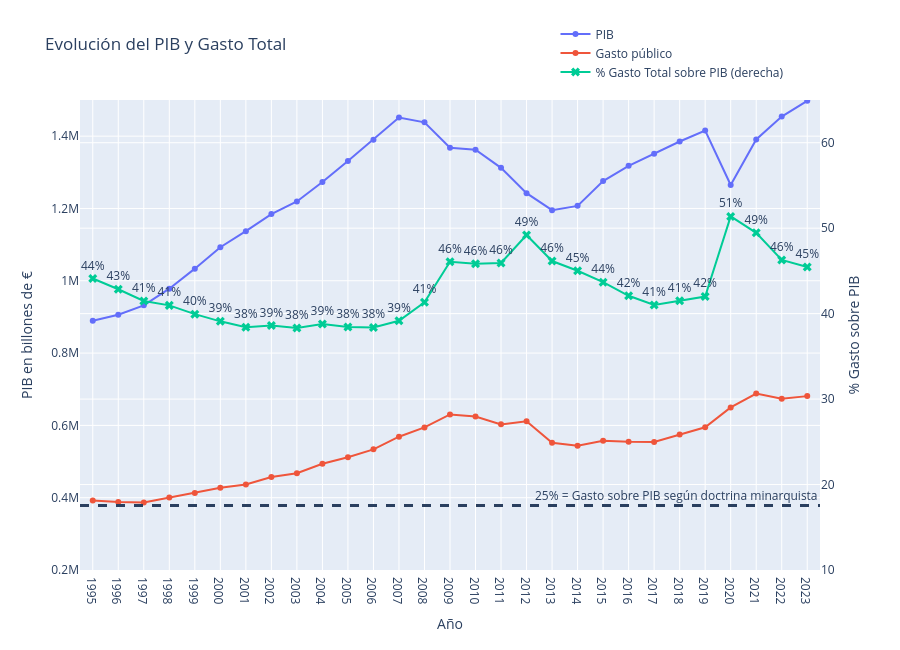

Write notebook code for a chart like this one.
### Markdown cell above
## 1.4 PIB vs Gasto anual

### Code cell
### DATOS ###
# datos PIB agrupados por año
pib_anual = (valores_macro[["pib (MM € 2023)"]]).reset_index()

# gastos totales agrupados por año
gastos_totales = gastos_2023.groupby("Año").agg({"Millones Euros 2023":"sum"}).round(0).reset_index()

# % gasto sobre PIB
porcent_gastos_pib = gastos_2023.groupby("Año").agg({"% PIB 2023":"sum"}).reset_index()

### GRAFICOS ###
fig = go.Figure()
# PIB anual actualizado a 2023
fig.add_trace(go.Scatter(
    x=pib_anual["Año"],
    y=pib_anual["pib (MM € 2023)"],
    mode="lines+markers",
    name="PIB"
))
# Gasto anual actualizado a 2023
fig.add_trace(go.Scatter(
    x=gastos_totales["Año"],
    y=gastos_totales["Millones Euros 2023"],
    mode="lines+markers",
    name="Gasto público"
))
# % gasto sobre PIB
fig.add_trace(go.Scatter(
    x=porcent_gastos_pib["Año"],
    y=porcent_gastos_pib["% PIB 2023"]*100,
    mode="lines+markers+text",
    marker=dict(
        symbol="x",
        size=8),   
    textposition="top center",
    text=porcent_gastos_pib["% PIB 2023"]*100,
    texttemplate="%{text:.0f}%",
    name="% Gasto Total sobre PIB (derecha)",
    yaxis="y2"
))
# Línea horizontal 1
min_porc_pib = int(gastos_totales["Millones Euros 2023"][gastos_totales["Año"]==2023])*25/45
fig.add_hline(
    y=min_porc_pib,
    line_dash="dash",
    line_width=3,
    annotation_text="25% = Gasto sobre PIB según doctrina minarquista",
    annotation_position="top right"
)

# Configuración del layout para eje secundario
fig.update_layout(
    title="Evolución del PIB y Gasto Total",
    height=650,
    xaxis=dict(
        title="Año",
        dtick=1,                        # muestra cada dato unico, fuerza a
        tickfont=dict(size=12),
        range = [1994.5, 2023.5]),
    yaxis=dict(
        title="PIB en billones de €",
        range = [200*1000, 1500*1000],),
    yaxis2=dict(
        title="% Gasto sobre PIB",
        range = [10, 65],
        overlaying="y",
        side="right", 
        ),
    legend=dict(
        x=.8,
        y=1.1,
        xanchor="center",    #que punto de referencia se toma para el objeto visual
        yanchor="middle")
)
fig.show()

### Figure 1 — Plotly figure (JSON) as saved in the notebook; plotly's stock layout.template omitted (floating-point values rounded to 4 significant figures)
{"data": [{"mode": "lines+markers", "name": "PIB", "type": "scatter", "x": [1995, 1996, 1997, 1998, 1999, 2000, 2001, 2002, 2003, 2004, 2005, 2006, 2007, 2008, 2009, 2010, 2011, 2012, 2013, 2014, 2015, 2016, 2017, 2018, 2019, 2020, 2021, 2022, 2023], "y": [889655, 906141, 931963, 978105, 1033501, 1092667, 1137262, 1184435, 1219295, 1273344, 1331505, 1390319, 1451518, 1438117, 1367976, 1362374, 1312311, 1242309, 1195280, 1207155, 1275874, 1317955, 1351558, 1385129, 1415485, 1264806, 1390779, 1454287, 1497761]}, {"mode": "lines+markers", "name": "Gasto público", "type": "scatter", "x": [1995, 1996, 1997, 1998, 1999, 2000, 2001, 2002, 2003, 2004, 2005, 2006, 2007, 2008, 2009, 2010, 2011, 2012, 2013, 2014, 2015, 2016, 2017, 2018, 2019, 2020, 2021, 2022, 2023], "y": [392500.0, 388400.0, 386600.0, 400700.0, 412800.0, 427300.0, 436800.0, 457400.0, 467600.0, 494000.0, 511800.0, 533700.0, 568700.0, 594400.0, 630300.0, 624600.0, 602800.0, 611500.0, 551700.0, 543600.0, 557400.0, 554800.0, 554400.0, 574900.0, 594700.0, 649800.0, 688000.0, 673400.0, 681000.0]}, {"marker": {"size": 8, "symbol": "x"}, "mode": "lines+markers+text", "name": "% Gasto Total sobre PIB (derecha)", "text": [44.11, 42.86, 41.48, 40.97, 39.94, 39.1, 38.4, 38.6, 38.33, 38.78, 38.43, 38.39, 39.17, 41.32, 46.06, 45.83, 45.93, 49.2, 46.15, 45.02, 43.68, 42.09, 41.01, 41.5, 42.01, 51.38, 49.46, 46.28, 45.45], "textposition": "top center", "texttemplate": "%{text:.0f}%", "type": "scatter", "x": [1995, 1996, 1997, 1998, 1999, 2000, 2001, 2002, 2003, 2004, 2005, 2006, 2007, 2008, 2009, 2010, 2011, 2012, 2013, 2014, 2015, 2016, 2017, 2018, 2019, 2020, 2021, 2022, 2023], "y": [44.11, 42.86, 41.48, 40.97, 39.94, 39.1, 38.4, 38.6, 38.33, 38.78, 38.43, 38.39, 39.17, 41.32, 46.06, 45.83, 45.93, 49.2, 46.15, 45.02, 43.68, 42.09, 41.01, 41.5, 42.01, 51.38, 49.46, 46.28, 45.45], "yaxis": "y2"}], "layout": {"annotations": [{"showarrow": false, "text": "25% = Gasto sobre PIB según doctrina minarquista", "x": 1, "xanchor": "right", "xref": "x domain", "y": 378300.0, "yanchor": "bottom", "yref": "y"}], "height": 650, "legend": {"x": 0.8, "xanchor": "center", "y": 1.1, "yanchor": "middle"}, "shapes": [{"line": {"dash": "dash", "width": 3}, "type": "line", "x0": 0, "x1": 1, "xref": "x domain", "y0": 378300.0, "y1": 378300.0, "yref": "y"}], "title": {"text": "Evolución del PIB y Gasto Total"}, "xaxis": {"dtick": 1, "range": [1994.0, 2024.0], "tickfont": {"size": 12}, "title": {"text": "Año"}}, "yaxis": {"range": [200000, 1500000], "title": {"text": "PIB en billones de €"}}, "yaxis2": {"overlaying": "y", "range": [10, 65], "side": "right", "title": {"text": "% Gasto sobre PIB"}}}}
